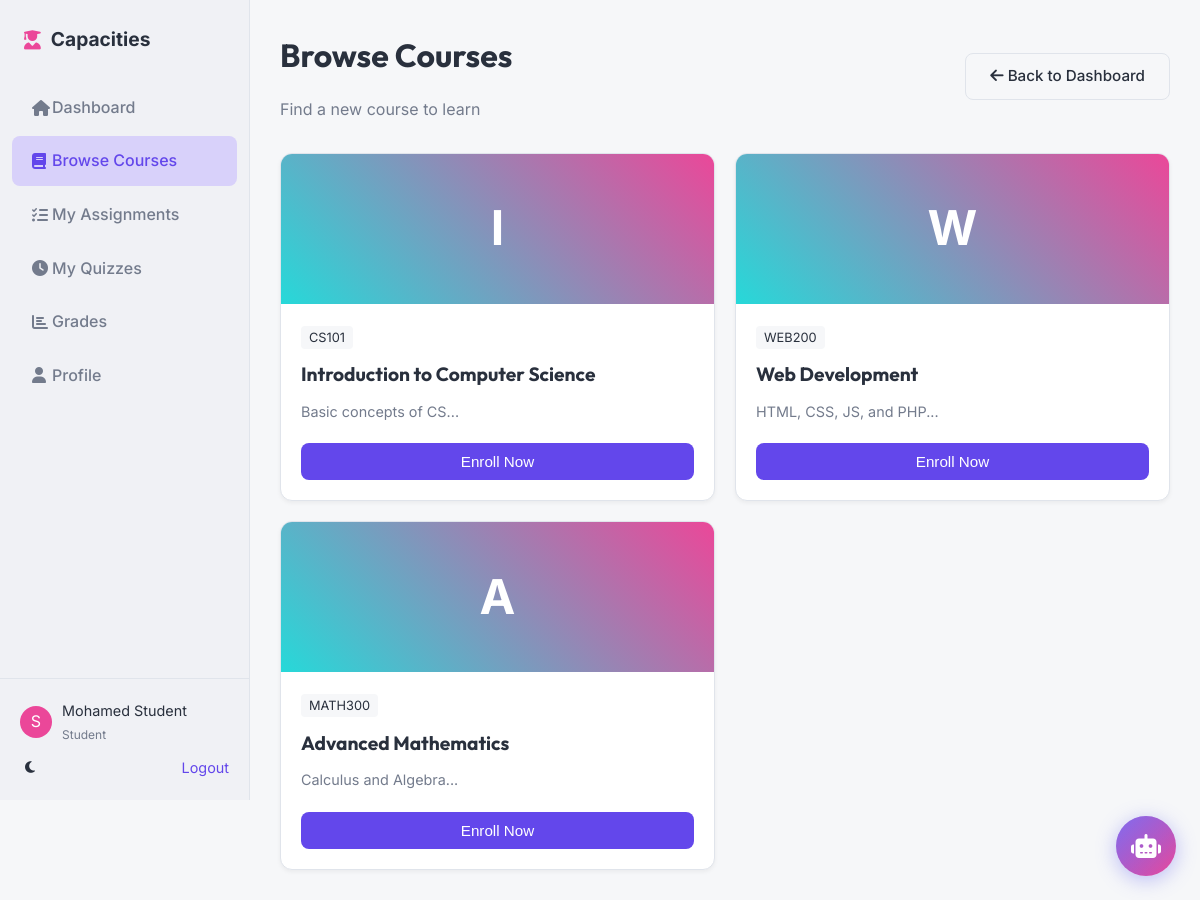
The page /student/courses (signed in) on the database its author committed.
### tables this page shows
CREATE TABLE `courses` (
  `id` INT UNSIGNED NOT NULL AUTO_INCREMENT,
  `title` VARCHAR(200) NOT NULL,
  `code` VARCHAR(20) NOT NULL,
  `description` TEXT NULL,
  `teacher_id` INT UNSIGNED NOT NULL,
  `image` VARCHAR(255) DEFAULT 'course-placeholder.jpg',
  `start_date` DATE NULL,
  `end_date` DATE NULL,
  `status` ENUM('active', 'archived') DEFAULT 'active',
  `created_at` TIMESTAMP DEFAULT CURRENT_TIMESTAMP,
  PRIMARY KEY (`id`),
  UNIQUE INDEX `code_unique` (`code` ASC),
  INDEX `fk_courses_teacher_idx` (`teacher_id` ASC),
  CONSTRAINT `fk_courses_teacher`
    FOREIGN KEY (`teacher_id`)
    REFERENCES `users` (`id`)
    ON DELETE CASCADE
    ON UPDATE CASCADE
);

### index.php (called while the page is built)
<?php
require_once 'public/index.php';

### app/Config/Database.php (called while the page is built, shortened)
<?php
class Database {
    private static $connection = null;
    public static function connect() {
        if (self::$connection === null) {
            try {
                $dsn = "mysql:host=" . DB_HOST . ";dbname=" . DB_NAME . ";charset=" . DB_CHAR;
                $options = [
                    PDO::ATTR_ERRMODE => PDO::ERRMODE_EXCEPTION,
                    PDO::ATTR_DEFAULT_FETCH_MODE => PDO::FETCH_ASSOC,
                    PDO::ATTR_EMULATE_PREPARES => false,
                ];
                self::$connection = new PDO($dsn, DB_USER, DB_PASS, $options);
            } catch (PDOException $e) {
                if (DEBUG) {
                    die("Database Connection Error: " . $e->getMessage());
                } else {
                    die("System Error: Could not connect to the database.");
                }
            }
        }
        return self::$connection;
    }
}

### app/Models/Course.php (called while the page is built, shortened)
<?php
require_once APP . '/Config/Database.php';
class Course {
    private $db;
    public function __construct() {
        $this->db = Database::connect();
    }
    public function getAll($limit = 10, $offset = 0) {
        $sql = "SELECT c.*, u.name as teacher_name
                FROM courses c
                JOIN users u ON c.teacher_id = u.id
                WHERE c.status = 'active'
                ORDER BY c.created_at DESC
                LIMIT :limit OFFSET :offset";
        $stmt = $this->db->prepare($sql);
        $stmt->bindValue(':limit', (int) $limit, PDO::PARAM_INT);
        $stmt->bindValue(':offset', (int) $offset, PDO::PARAM_INT);
        $stmt->execute();
        return $stmt->fetchAll();
    }
}

### app/Libraries/Session.php (called while the page is built, shortened)
<?php
class Session {
    public static function get($key) {
        return isset($_SESSION[$key]) ? $_SESSION[$key] : null;
    }
    public static function isLoggedIn() {
        return isset($_SESSION['user_id']);
    }
    public static function isAdmin() {
        return self::isLoggedIn() && $_SESSION['user_role'] === 'admin';
    }
    public static function isTeacher() {
        return self::isLoggedIn() && $_SESSION['user_role'] === 'teacher';
    }
}

### views/student/courses/index.php (the view, shortened to what this page needs)
<div class="main-header">
    <div>
        <h1>Browse Courses</h1>
        <p style="color: var(--text-muted);">Find a new course to learn</p>
    </div>
    <a href="<?= APP_URL ?>/student/dashboard" class="btn btn-outline"><i class="fas fa-arrow-left"></i> Back to Dashboard</a>
</div>
<div style="display: grid; grid-template-columns: repeat(auto-fill, minmax(300px, 1fr)); gap: 20px;">
    <?php foreach($courses as $course): ?>
    <div class="card" style="padding: 0; overflow: hidden; display: flex; flex-direction: column;">
        <div style="height: 150px; background: #eee; position: relative;">
            <div style="width: 100%; height: 100%; background: linear-gradient(45deg, var(--secondary), var(--accent)); display: flex; align-items: center; justify-content: center; color: white; font-size: 3rem; font-weight: bold;">
                <?= substr($course['title'], 0, 1) ?>
            </div>
        </div>
        <div style="padding: 20px; flex: 1; display: flex; flex-direction: column;">
            <div style="margin-bottom: 10px;">
                <span style="font-size: 0.8rem; background: var(--bg-body); padding: 4px 8px; border-radius: 4px;"><?= $course['code'] ?></span>
            </div>
            <h3 style="font-size: 1.2rem; margin-bottom: 10px;"><?= $course['title'] ?></h3>
            <p style="color: var(--text-muted); font-size: 0.9rem; margin-bottom: 20px; flex: 1;"><?= substr($course['description'], 0, 100) ?>...</p>
            <form action="<?= APP_URL ?>/student/enroll/<?= $course['id'] ?>" method="POST">
                <button type="submit" class="btn btn-primary" style="width: 100%;">Enroll Now</button>
            </form>
        </div>
    </div>
    <?php endforeach; ?>
</div>
<?php view('layouts/footer'); ?>

### views/layouts/footer.php (shortened to what this page needs)
</body>
</html>

### app/Helpers/view.php (shortened to what this page needs)
<?php
function view($view, $data = [], $layout = null) {
    extract($data);
    $view_file = VIEWS . '/' . $view . '.php';
    if (file_exists($view_file)) {
        require $view_file;
        $content = ob_get_clean();
        if ($layout) {
            require VIEWS . '/layouts/' . $layout . '.php';
        } else {
            echo $content;
        }
    } else {
        if (DEBUG) {
            die("View file not found: " . $view_file);
        } else {
            die("System Error: Page not found.");
        }
    }
}

### views/layouts/header.php (shortened to what this page needs)
<!DOCTYPE html>
<html lang="en">
<head>
    <link rel="stylesheet" href="<?= APP_URL ?>/public/assets/css/main.css">
    <link rel="stylesheet" href="<?= APP_URL ?>/public/assets/css/chatbot.css">
    <link rel="stylesheet" href="https://cdnjs.cloudflare.com/ajax/libs/font-awesome/6.4.0/css/all.min.css">
</head>
<body class="<?= isset($bodyClass) ? $bodyClass : '' ?>">

### public/index.php (shortened to what this page needs)
<?php
require_once __DIR__ . '/../app/Helpers/view.php';
require_once APP . '/Libraries/Session.php';
spl_autoload_register(function ($class_name) {
    $paths = [
        APP . '/Controllers/',
        APP . '/Models/',
        APP . '/Libraries/',
        APP . '/Middleware/'
    ];
    foreach ($paths as $path) {
        $file = $path . $class_name . '.php';
        if (file_exists($file)) {
            return;
        }
    }
});
$url = isset($_GET['url']) ? rtrim($_GET['url'], '/') : '';
$url = filter_var($url, FILTER_SANITIZE_URL);
$controllerName = 'AuthController';
$params = [];
if (array_key_exists($url, $routes)) {
    $controllerName = $routes[$url][0];
    $methodName = $routes[$url][1];
}
if (file_exists(APP . '/Controllers/' . $controllerName . '.php')) {
    $controller = new $controllerName();
    if (method_exists($controller, $methodName)) {
        call_user_func_array([$controller, $methodName], $params);
        exit;
    } else {
         require VIEWS . '/errors/404.php';
         file_put_contents(__DIR__ . '/debug_log.txt', "404: Method $methodName not found\n", FILE_APPEND);
    }
}

### app/Controllers/CourseController.php (shortened to what this page needs)
<?php
class CourseController {
    private $courseModel;
    public function __construct() {
        $this->courseModel = new Course();
    }
    public function index() {
        if (Session::isTeacher()) {
             $courses = $this->courseModel->getByTeacher(Session::get('user_id'));
             view('teacher/courses/index', ['courses' => $courses], 'sidebar-teacher');
        } elseif (Session::isAdmin()) {
             $courses = $this->courseModel->getAll(100);
             view('admin/courses/index', ['courses' => $courses], 'sidebar-admin');
        } else {
             $courses = $this->courseModel->getAll();
             view('student/courses/index', ['courses' => $courses], 'sidebar-student');
        }
    }
}

### views/layouts/sidebar-student.php (shortened to what this page needs)
<?php view('layouts/header'); ?>
<div class="app-layout">
    <aside class="sidebar">
        <div class="sidebar-header" style="padding: 24px; font-weight: bold; font-size: 1.2rem; display: flex; align-items: center; gap: 10px;">
            <i class="fas fa-user-graduate" style="color: var(--accent);"></i>
            <span>Capacities</span>
        </div>
        <nav class="sidebar-nav">
            <a href="<?= APP_URL ?>/student/dashboard" class="nav-link <?= strpos($_SERVER['REQUEST_URI'], 'dashboard') !== false ? 'active' : '' ?>">
                <i class="fas fa-home" style="width: 20px;"></i> Dashboard
            </a>
            <a href="<?= APP_URL ?>/student/courses" class="nav-link <?= strpos($_SERVER['REQUEST_URI'], 'courses') !== false ? 'active' : '' ?>">
                <i class="fas fa-book" style="width: 20px;"></i> Browse Courses
            </a>
            <a href="<?= APP_URL ?>/student/assignments" class="nav-link <?= strpos($_SERVER['REQUEST_URI'], 'assignments') !== false ? 'active' : '' ?>">
                <i class="fas fa-tasks" style="width: 20px;"></i> My Assignments
            </a>
            <a href="<?= APP_URL ?>/student/quizzes" class="nav-link <?= strpos($_SERVER['REQUEST_URI'], 'quizzes') !== false ? 'active' : '' ?>">
                <i class="fas fa-clock" style="width: 20px;"></i> My Quizzes
            </a>
            <a href="<?= APP_URL ?>/student/grades" class="nav-link <?= strpos($_SERVER['REQUEST_URI'], 'grades') !== false ? 'active' : '' ?>">
                <i class="fas fa-chart-bar" style="width: 20px;"></i> Grades
            </a>
            <a href="<?= APP_URL ?>/student/profile" class="nav-link <?= strpos($_SERVER['REQUEST_URI'], 'profile') !== false ? 'active' : '' ?>">
                <i class="fas fa-user" style="width: 20px;"></i> Profile
            </a>
        </nav>
        <div style="position: absolute; bottom: 0; padding: 20px; width: 100%; border-top: 1px solid var(--border-color);">
            <div style="display: flex; align-items: center; gap: 10px; margin-bottom: 10px;">
                <div style="width: 32px; height: 32px; background: var(--accent); border-radius: 50%; display: flex; align-items: center; justify-content: center; color: white;">S</div>
                <div style="font-size: 0.9rem;">
                    <div><?= Session::get('user_name') ?></div>
                    <small style="color: var(--text-muted);">Student</small>
                </div>
            </div>
            <div style="display: flex; justify-content: space-between; align-items: center;">
                 <button id="theme-toggle" class="btn-outline" style="border: none; padding: 5px;"><i class="fas fa-moon"></i></button>
                 <a href="<?= APP_URL ?>/logout" style="color: var(--primary); font-size: 0.9rem;">Logout</a>
            </div>
        </div>
    </aside>
    <main class="main-content">
        <?= isset($content) ? $content : '' ?>

### public/assets/css/main.css (style rules this page uses)
* { box-sizing: border-box; margin: 0; padding: 0; }
body { font-family: var(--font-body); background-color: var(--bg-body); color: var(--text-main); transition: background-color 0.3s ease, color 0.3s ease; line-height: 1.6; }
h1, h2, h3, h4, h5, h6 { font-family: var(--font-heading); margin-bottom: 1rem; font-weight: 700; }
a { text-decoration: none; color: inherit; }
.card { background: var(--bg-card); border-radius: var(--radius); padding: 24px; box-shadow: var(--shadow-sm); border: 1px solid var(--border-color); transition: transform 0.2s ease, box-shadow 0.2s ease; }
.btn { display: inline-block; padding: 10px 24px; border-radius: 8px; font-weight: 500; cursor: pointer; transition: all 0.2s; border: none; font-size: 0.95rem; }
.btn-primary { background-color: var(--primary); color: white; }
.btn-outline { border: 1px solid var(--border-color); background: transparent; color: var(--text-main); }
.app-layout { display: flex; min-height: 100vh; }
.sidebar { width: var(--sidebar-width); background: var(--bg-sidebar); border-right: 1px solid var(--border-color); position: fixed; height: 100vh; overflow-y: auto; transition: transform 0.3s ease; z-index: 100; }
.main-content { flex: 1; margin-left: var(--sidebar-width); padding: 30px; }
.main-header { display: flex; justify-content: space-between; align-items: center; margin-bottom: 30px; }
.nav-link { display: flex; align-items: center; padding: 12px 20px; color: var(--text-muted); font-weight: 500; margin: 4px 12px; border-radius: 8px; transition: all 0.2s; }
.nav-link:hover, .nav-link.active { background-color: var(--primary-light); color: var(--primary); }

### public/assets/css/theme.css (style rules this page uses)
:root { --primary-hue: 250; --primary: hsl(var(--primary-hue), 80%, 60%); --primary-hover: hsl(var(--primary-hue), 80%, 50%); --primary-light: hsl(var(--primary-hue), 80%, 90%); --secondary-hue: 180; --secondary: hsl(var(--secondary-hue), 70%, 50%); --accent-hue: 330; --accent: hsl(var(--accent-hue), 80%, 60%); --bg-body: hsl(220, 20%, 97%); --bg-card: hsl(0, 0%, 100%); --bg-sidebar: hsl(220, 20%, 95%); --text-main: hsl(220, 20%, 20%); --text-muted: hsl(220, 10%, 50%); --text-light: hsl(220, 10%, 90%); --border-color: hsl(220, 20%, 90%); --shadow-sm: 0 2px 4px rgba(0, 0, 0, 0.05); --shadow-md: 0 4px 6px rgba(0, 0, 0, 0.1); --shadow-lg: 0 10px 15px rgba(0, 0, 0, 0.1); --radius: 12px; --font-heading: "Outfit", sans-serif; --font-body: "Inter", sans-serif; --header-height: 70px; --sidebar-width: 250px; }

### rows shown on the page
courses: title "I", code "CS101", title "Introduction to Computer Science", description "Basic concepts of CS"
courses: title "W", code "WEB200", title "Web Development", description "HTML, CSS, JS, and PHP"
courses: title "A", code "MATH300", title "Advanced Mathematics", description "Calculus and Algebra"

### other values the page prints
Session::get('user_name') "Mohamed Student"
